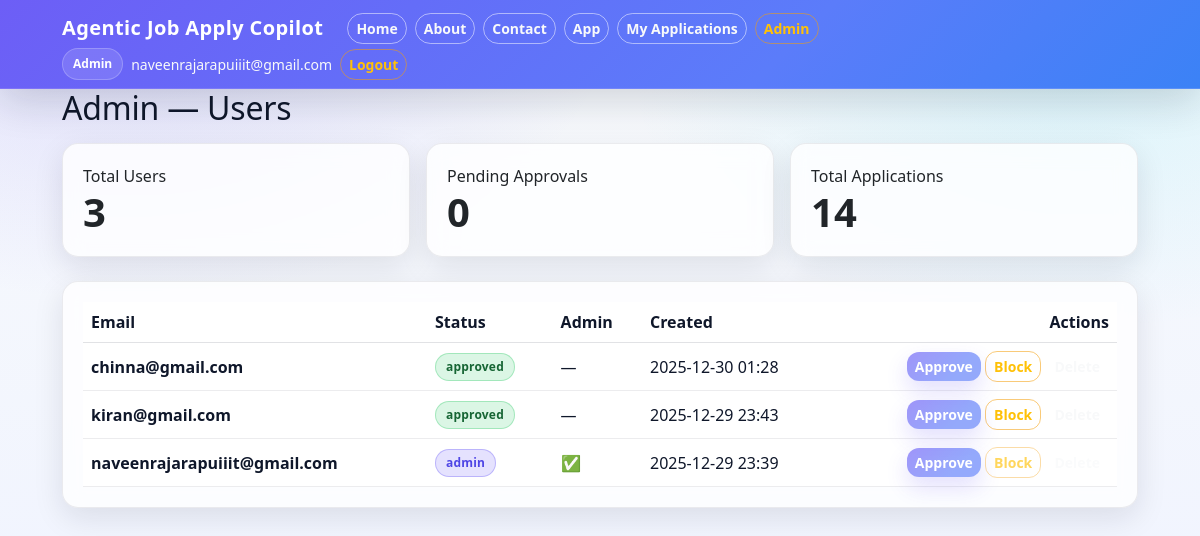
Page /admin/users (signed in) on the committed database.
### backend/models.py (models this page shows)
class User(db.Model):
    __tablename__ = "users"
    id = db.Column(db.Integer, primary_key=True)
    created_at = db.Column(db.DateTime, default=datetime.utcnow, nullable=False)
    email = db.Column(db.String(255), unique=True, nullable=False, index=True)
    password_hash = db.Column(db.String(255), nullable=False)
    status = db.Column(db.String(20), default="pending", nullable=False)  # pending/approved/blocked
    is_admin = db.Column(db.Boolean, default=False, nullable=False)
    applications = db.relationship(
        "Application",
        backref="user",
        lazy=True,
        cascade="all, delete-orphan"   # optional
    )

### app.py (the view)
@app.route("/admin/users")
@login_required
@admin_required
def admin_users():
    sync_session_user()
    users = User.query.order_by(User.created_at.desc()).all()
    stats = {
        "total_users": User.query.count(),
        "pending_users": User.query.filter_by(status="pending").count(),
        "total_apps": Application.query.count(),
    }
    return render_template("admin_users.html", users=users, stats=stats)

### app.py (called while the page is built)
def sync_session_user():
    uid = session.get("user_id")
    if not uid:
        return None
    u = User.query.get(uid)
    if not u:
        session.clear()
        return None
    session["user_email"] = u.email
    session["is_admin"] = bool(u.is_admin)
    session["user_status"] = u.status   # ✅ ADD THIS LINE
    return u

### backend/auth.py (called while the page is built)
def is_logged_in() -> bool:
    return bool(session.get("user_id"))

def current_user():
    uid = session.get("user_id")
    if not uid:
        return None
    return User.query.get(uid)

def login_required(view):
    @wraps(view)
    def wrapped(*args, **kwargs):
        if not is_logged_in():
            flash("Please log in to continue.", "warning")
            return redirect(url_for("login", next=request.path))
        return view(*args, **kwargs)
    return wrapped

def admin_required(view):
    @wraps(view)
    def wrapped(*args, **kwargs):
        user = current_user()
        if not user or not user.is_admin:
            flash("Admin access required.", "danger")
            return redirect(url_for("index"))
        return view(*args, **kwargs)
    return wrapped

### templates/admin_users.html (shortened to what this page needs)
{% extends "base.html" %}
{% block content %}
<h2 class="section-title mb-3">Admin — Users</h2>
<div class="row g-3 mb-4">
  <div class="col-md-4">
    <div class="card">
      <div class="card-body">
        <div class="subtle">Total Users</div>
        <div class="display-6 fw-bold">{{ stats.total_users }}</div>
      </div>
    </div>
  </div>
  <div class="col-md-4">
    <div class="card">
      <div class="card-body">
        <div class="subtle">Pending Approvals</div>
        <div class="display-6 fw-bold">{{ stats.pending_users }}</div>
      </div>
    </div>
  </div>
  <div class="col-md-4">
    <div class="card">
      <div class="card-body">
        <div class="subtle">Total Applications</div>
        <div class="display-6 fw-bold">{{ stats.total_apps }}</div>
      </div>
    </div>
  </div>
</div>
<div class="card">
  <div class="card-body table-responsive">
    <table class="table table-hover align-middle mb-0">
      <thead>
        <tr>
          <th>Email</th>
          <th>Status</th>
          <th>Admin</th>
          <th>Created</th>
          <th class="text-end">Actions</th>
        </tr>
      </thead>
      <tbody>
        {% for u in users %}
        <tr>
          <td class="fw-semibold">{{ u.email }}</td>
          <td>
            {% if u.is_admin %}
              <span class="badge badge-admin">admin</span>
            {% elif u.status == "approved" %}
              <span class="badge badge-approved">approved</span>
            {% elif u.status == "pending" %}
              <span class="badge badge-pending">pending</span>
            {% else %}
              <span class="badge badge-blocked">blocked</span>
            {% endif %}
          </td>
          <td>{% if u.is_admin %}✅{% else %}—{% endif %}</td>
          <td class="subtle">{{ u.created_at.strftime("%Y-%m-%d %H:%M") }}</td>
          <td class="text-end">
            <form method="POST" action="/admin/users/{{ u.id }}/approve" class="d-inline">
              <button class="btn btn-sm btn-primary" {% if u.status == "approved" %}disabled{% endif %}>
                Approve
              </button>
            </form>
            <form method="POST" action="/admin/users/{{ u.id }}/block" class="d-inline">
              <button class="btn btn-sm btn-outline-warning" {% if u.is_admin %}disabled{% endif %}>
                Block
              </button>
            </form>
            <form method="POST" action="/admin/users/{{ u.id }}/delete" class="d-inline"
                  onsubmit="return confirm('Delete user {{ u.email }}? This cannot be undone.');">
              <button class="btn btn-sm btn-outline-light" {% if u.is_admin %}disabled{% endif %}>
              </button>
            </form>
          </td>
        </tr>
        {% endfor %}
      </tbody>
    </table>
  </div>
</div>
{% endblock %}

### templates/base.html (shortened to what this page needs)
<!doctype html>
<html lang="en">
<head>
  <link href="https://cdn.jsdelivr.net/npm/bootstrap@5.3.3/dist/css/bootstrap.min.css" rel="stylesheet"/>
  <link href="{{ url_for('static', filename='css/styles.css') }}" rel="stylesheet"/>
</head>
<body class="bg-light">
<nav class="navbar navbar-dark">
  <div class="container d-flex justify-content-between align-items-center">
    <div class="d-flex align-items-center gap-2">
      <a class="navbar-brand fw-bold" href="{{ url_for('home') }}">Agentic Job Apply Copilot</a>
      <a class="btn btn-sm btn-outline-light" href="{{ url_for('home') }}">Home</a>
      <a class="btn btn-sm btn-outline-light" href="{{ url_for('about') }}">About</a>
      <a class="btn btn-sm btn-outline-light" href="{{ url_for('contact') }}">Contact</a>
      {% if session.get("user_id") %}
        <a class="btn btn-sm btn-outline-light" href="{{ url_for('index') }}">App</a>
        <a class="btn btn-sm btn-outline-light" href="{{ url_for('applications') }}">My Applications</a>
        {% if session.get("is_admin") %}
          <a class="btn btn-sm btn-outline-warning" href="{{ url_for('admin_users') }}">Admin</a>
        {% endif %}
      {% endif %}
    </div>
    <div class="d-flex align-items-center gap-2">
      {% if session.get("user_email") %}
        <span class="header-chip">
          {% if session.get("is_admin") %}
            Admin
          {% else %}
            {{ session.get("user_status", "approved")|capitalize }}
          {% endif %}
        </span>
        <span class="text-light small">{{ session.get("user_email") }}</span>
        <a class="btn btn-sm btn-outline-warning" href="{{ url_for('logout') }}">Logout</a>
      {% else %}
        <a class="btn btn-sm btn-outline-light" href="{{ url_for('login') }}">Login</a>
        <a class="btn btn-sm btn-light" href="{{ url_for('signup') }}">Sign up</a>
      {% endif %}
    </div>
  </div>
</nav>
<div class="container page-wrap">
  {% block content %}{% endblock %}
</div>
</body>
</html>

### static/css/styles.css (style rules this page uses)
:root { --primary: #6d5ef6; --primary-2: #5b7cfa; --primary-soft: #a78bfa; --accent: #22d3ee; --bg-main: #f8fafc; --bg-tint: #eef2ff; --bg-card: #ffffff; --bg-glass: rgba(255, 255, 255, 0.78); --text-main: #0f172a; --text-muted: #64748b; --text-soft: #94a3b8; --border: rgba(15, 23, 42, 0.08); --shadow: 0 10px 30px rgba(15, 23, 42, 0.10); --success: #22c55e; --warning: #f59e0b; --danger: #ef4444; --radius-lg: 16px; --radius-md: 12px; --radius-sm: 10px; --ring: 0 0 0 0.2rem rgba(109, 94, 246, 0.22); }
html, body { height: 100%; }
body { background: radial-gradient(1000px 600px at 10% 0%, rgba(109, 94, 246, 0.18), transparent 50%), radial-gradient(900px 500px at 90% 10%, rgba(34, 211, 238, 0.12), transparent 50%), linear-gradient(180deg, var(--bg-main) 0%, var(--bg-tint) 100%); color: var(--text-main); -webkit-font-smoothing: antialiased; -moz-osx-font-smoothing: grayscale; }
a { color: var(--primary); text-decoration: none; }
.container { max-width: 1100px; }
h1, h2, h3, h4, h5 { color: var(--text-main); letter-spacing: -0.2px; }
.navbar { background: linear-gradient(135deg, var(--primary) 0%, var(--primary-2) 65%, #3b82f6 100%) !important; border-bottom: 1px solid rgba(255, 255, 255, 0.12); box-shadow: 0 12px 40px rgba(15, 23, 42, 0.16); }
.navbar .navbar-brand { font-weight: 800; letter-spacing: 0.4px; }
.navbar .btn, .navbar .nav-link { border-radius: 999px !important; }
.header-chip { display: inline-flex; align-items: center; gap: 8px; padding: 6px 10px; border-radius: 999px; font-weight: 700; font-size: 12px; border: 1px solid rgba(255,255,255,0.22); background: rgba(255,255,255,0.12); color: #fff; }
.card { background: var(--bg-glass); backdrop-filter: blur(10px); border-radius: var(--radius-lg); border: 1px solid var(--border); box-shadow: var(--shadow); }
.card .card-body { padding: 20px; }
.btn { border-radius: var(--radius-md); font-weight: 700; transition: transform 120ms ease, box-shadow 120ms ease, opacity 120ms ease; }
.btn-primary { background: linear-gradient(135deg, var(--primary) 0%, var(--primary-2) 70%); border: none; box-shadow: 0 10px 22px rgba(109,94,246,0.30); }
.btn-outline-light { border: 1px solid rgba(255,255,255,0.50) !important; }
.btn-outline-warning { border: 1px solid rgba(245,158,11,0.55) !important; }
.badge { border-radius: 999px; padding: 7px 10px; font-weight: 800; letter-spacing: 0.2px; }
.badge-approved { background: rgba(34,197,94,0.16) !important; color: #166534 !important; border: 1px solid rgba(34,197,94,0.30); }
.badge-admin { background: rgba(109,94,246,0.18) !important; color: #4f46e5 !important; border: 1px solid rgba(109,94,246,0.35); }
.table { color: var(--text-main); }
.table thead th { color: var(--text-main); font-weight: 800; border-bottom: 1px solid rgba(15,23,42,0.12); }
.table td { color: var(--text-main); border-bottom: 1px solid rgba(15,23,42,0.08); }
.card, .alert, .table, .markdown-box { animation: fadeUp 250ms ease both; }

### rows in the picture
User: get "naveenrajarapuiiit@gmail.com", email "naveenrajarapuiiit@gmail.com", is_admin "admin", created_at "2025-12-29 23:39"
User: email "chinna@gmail.com", is_admin "approved", created_at "2025-12-30 01:28"
User: email "kiran@gmail.com", is_admin "approved", created_at "2025-12-29 23:43"

### other values in the picture
{{ stats.total_users }} "3"
{{ stats.pending_users }} "0"
{{ stats.total_apps }} "14"
